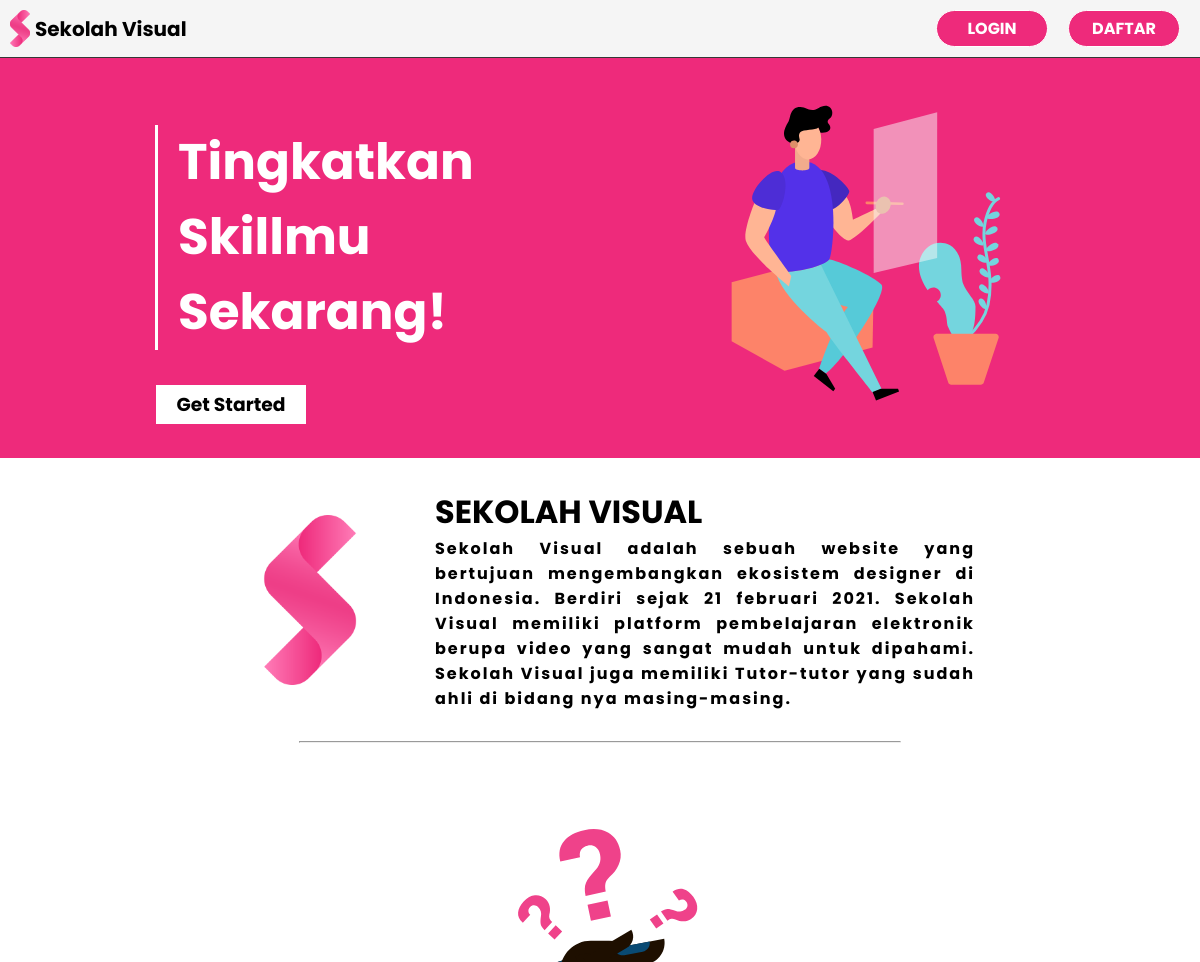
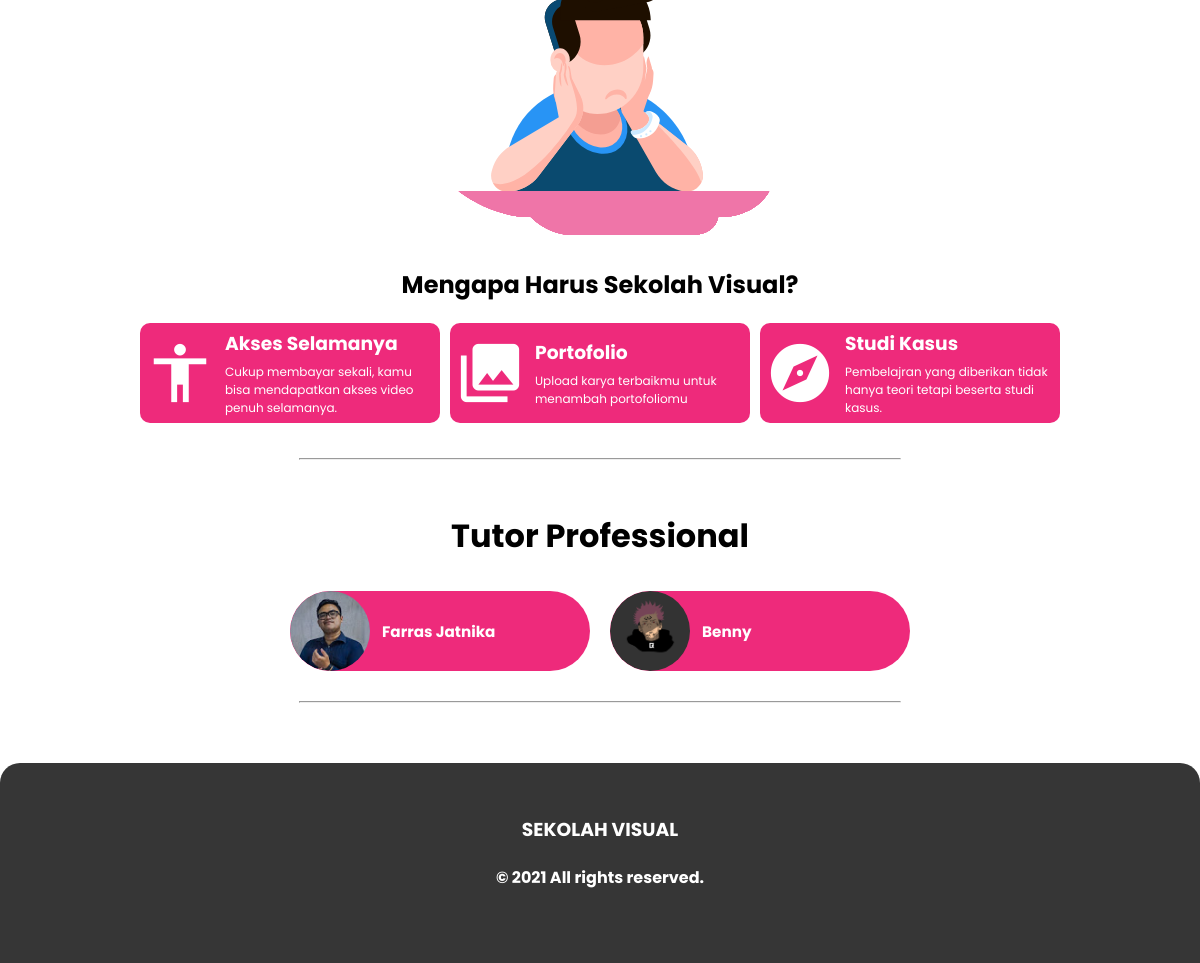
The page / on the database its author committed (2 pictures, top to bottom).
### tables this page shows
CREATE TABLE `tutor` (
  `id_tutor` int(11) NOT NULL,
  `nama_lengkap_tutor` text NOT NULL,
  `pic_tutor` varchar(250) NOT NULL
);

### index.php (the view, shortened to what this page needs)
<?php
require_once "data/config.php";
$result = mysqli_query($conn, "SELECT * FROM tutor");
?>
<!DOCTYPE html>
<html lang="en">
<head>
    <link rel="stylesheet" href="style/style.css">
</head>
<body>
    <div class="container1">
        <div class="logo-1">
            <img class="img-1" src="asset/logo.png"">
            <h3>Sekolah Visual</h3>
        </div>
        <div class=" con2">
            <a href="homepage/login.php">
                <h4>LOGIN</h4>
            </a>
            <a href="homepage/register.php">
                <h4>DAFTAR</h4>
            </a>
        </div>
    </div>
    <div class="container">
        <div class="getstarted">
            <div class="get1">
                <h1>Tingkatkan Skillmu Sekarang!</h1>
            </div>
            <div class="get">
                <a href="homepage/register.php">
                    <h3>Get Started</h3>
                </a>
            </div>
        </div>
        <img src="asset/011-drawkit-drawing-man-colour.svg" alt="">
    </div>
    <div class="container2">
        <img src="asset/icon.png" alt="">
        <div class="text">
            <h1>SEKOLAH VISUAL</h1>
            <h4>Sekolah Visual adalah sebuah website yang bertujuan mengembangkan ekosistem designer di Indonesia.
                 Berdiri sejak 21 februari 2021.
                  Sekolah Visual memiliki platform pembelajaran elektronik berupa video yang sangat mudah untuk dipahami.
                   Sekolah Visual juga memiliki Tutor-tutor yang sudah ahli di bidang nya masing-masing.</h4>
        </div>
    </div>
    <hr>
    <div class="container3">
        <img src="asset/bored.svg" alt="">
        <h1>Mengapa Harus Sekolah Visual?</h1>
        <div class="order">
            <div class="list">
                <i class="large material-icons">accessibility</i>
                <div class="listitem">
                    <h3>Akses Selamanya</h3>
                    <p>Cukup membayar sekali, kamu bisa mendapatkan akses video penuh selamanya.</p>
                </div>
            </div>
            <div class="list">
                <i class="large material-icons">collections</i>
                <div class="listitem">
                    <h3>Portofolio</h3>
                    <p>Upload karya terbaikmu untuk menambah portofoliomu</p>
                </div>
            </div>
            <div class="list">
                <i class="large material-icons">explore</i>
                <div class="listitem">
                    <h3>Studi Kasus</h3>
                    <p>Pembelajran yang diberikan tidak hanya teori tetapi beserta studi kasus.</p>
                </div>
            </div>
        </div>
    </div>
    <hr>
    <div class="tutor">
        <h1>Tutor Professional</h1>
        <div class="order">
            <?php while ($row = mysqli_fetch_assoc($result)) : ?>
                <div class="list">
                    <div class="frame">
                        <img src="dashboard/img/<?= $row["pic_tutor"]; ?>" alt="">
                    </div>
                    <div class="listitem">
                        <h3><?= $row["nama_lengkap_tutor"] ?></h3>
                    </div>
                </div>
            <?php endwhile; ?>
        </div>
    </div>
    <hr>
    <footer>
        <h3>SEKOLAH VISUAL</h3>
        <h4>© 2021 All rights reserved.</h4>
    </footer>
</body>
</html>

### rows shown on the page
tutor: pic_tutor (picture), nama_lengkap_tutor "Farras Jatnika"
tutor: pic_tutor (picture), nama_lengkap_tutor "Benny"
